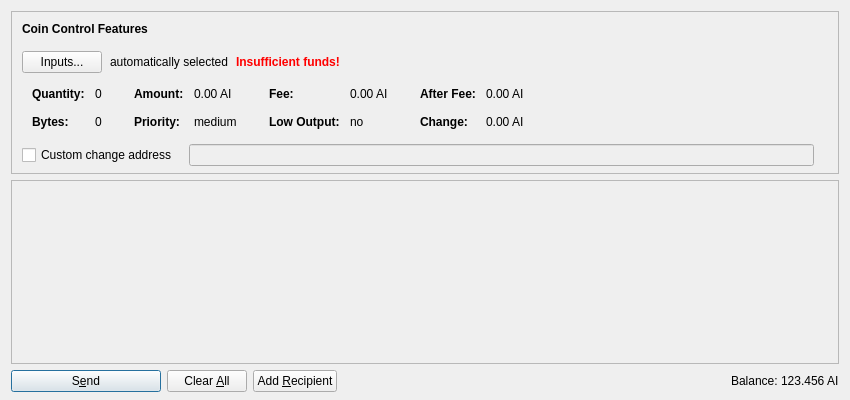
<?xml version="1.0" encoding="UTF-8"?>
<ui version="4.0">
 <class>SendCoinsDialog</class>
 <widget class="QDialog" name="SendCoinsDialog">
  <property name="geometry">
   <rect>
    <x>0</x>
    <y>0</y>
    <width>850</width>
    <height>400</height>
   </rect>
  </property>
  <property name="windowTitle">
   <string>Send Coins</string>
  </property>
  <layout class="QVBoxLayout" name="verticalLayout" stretch="0,1,0">
   <property name="bottomMargin">
    <number>8</number>
   </property>
   <item>
    <widget class="QFrame" name="frameCoinControl">
     <property name="sizePolicy">
      <sizepolicy hsizetype="Expanding" vsizetype="Expanding">
       <horstretch>0</horstretch>
       <verstretch>0</verstretch>
      </sizepolicy>
     </property>
     <property name="maximumSize">
      <size>
       <width>16777215</width>
       <height>16777215</height>
      </size>
     </property>
     <property name="frameShape">
      <enum>QFrame::StyledPanel</enum>
     </property>
     <property name="frameShadow">
      <enum>QFrame::Sunken</enum>
     </property>
     <layout class="QVBoxLayout" name="verticalLayoutCoinControl2">
      <property name="spacing">
       <number>0</number>
      </property>
      <property name="leftMargin">
       <number>0</number>
      </property>
      <property name="topMargin">
       <number>0</number>
      </property>
      <property name="rightMargin">
       <number>0</number>
      </property>
      <property name="bottomMargin">
       <number>6</number>
      </property>
      <item>
       <layout class="QVBoxLayout" name="verticalLayoutCoinControl" stretch="0,0,0,0,1">
        <property name="spacing">
         <number>0</number>
        </property>
        <property name="leftMargin">
         <number>10</number>
        </property>
        <property name="topMargin">
         <number>10</number>
        </property>
        <item>
         <layout class="QHBoxLayout" name="horizontalLayoutCoinControl1">
          <property name="bottomMargin">
           <number>15</number>
          </property>
          <item>
           <widget class="QLabel" name="labelCoinControlFeatures">
            <property name="sizePolicy">
             <sizepolicy hsizetype="Preferred" vsizetype="Maximum">
              <horstretch>0</horstretch>
              <verstretch>0</verstretch>
             </sizepolicy>
            </property>
            <property name="font">
             <font>
              <weight>75</weight>
              <bold>true</bold>
             </font>
            </property>
            <property name="styleSheet">
             <string notr="true">font-weight:bold;</string>
            </property>
            <property name="text">
             <string>Coin Control Features</string>
            </property>
           </widget>
          </item>
         </layout>
        </item>
        <item>
         <layout class="QHBoxLayout" name="horizontalLayoutCoinControl2" stretch="0,0,0,0">
          <property name="spacing">
           <number>8</number>
          </property>
          <property name="bottomMargin">
           <number>10</number>
          </property>
          <item>
           <widget class="QPushButton" name="pushButtonCoinControl">
            <property name="styleSheet">
             <string notr="true"/>
            </property>
            <property name="text">
             <string>Inputs...</string>
            </property>
           </widget>
          </item>
          <item>
           <widget class="QLabel" name="labelCoinControlAutomaticallySelected">
            <property name="text">
             <string>automatically selected</string>
            </property>
            <property name="margin">
             <number>5</number>
            </property>
           </widget>
          </item>
          <item>
           <widget class="QLabel" name="labelCoinControlInsuffFunds">
            <property name="font">
             <font>
              <weight>75</weight>
              <bold>true</bold>
             </font>
            </property>
            <property name="styleSheet">
             <string notr="true">color:red;font-weight:bold;</string>
            </property>
            <property name="text">
             <string>Insufficient funds!</string>
            </property>
            <property name="margin">
             <number>5</number>
            </property>
           </widget>
          </item>
          <item>
           <spacer name="horizontalSpacerCoinControl">
            <property name="orientation">
             <enum>Qt::Horizontal</enum>
            </property>
            <property name="sizeHint" stdset="0">
             <size>
              <width>40</width>
              <height>1</height>
             </size>
            </property>
           </spacer>
          </item>
         </layout>
        </item>
        <item>
         <widget class="QWidget" name="widgetCoinControl" native="true">
          <property name="sizePolicy">
           <sizepolicy hsizetype="Preferred" vsizetype="Preferred">
            <horstretch>0</horstretch>
            <verstretch>0</verstretch>
           </sizepolicy>
          </property>
          <property name="minimumSize">
           <size>
            <width>0</width>
            <height>0</height>
           </size>
          </property>
          <property name="styleSheet">
           <string notr="true"/>
          </property>
          <layout class="QHBoxLayout" name="horizontalLayoutCoinControl5">
           <property name="leftMargin">
            <number>0</number>
           </property>
           <property name="topMargin">
            <number>0</number>
           </property>
           <property name="rightMargin">
            <number>0</number>
           </property>
           <property name="bottomMargin">
            <number>0</number>
           </property>
           <item>
            <layout class="QHBoxLayout" name="horizontalLayoutCoinControl3" stretch="0,0,0,1">
             <property name="spacing">
              <number>20</number>
             </property>
             <property name="topMargin">
              <number>0</number>
             </property>
             <property name="bottomMargin">
              <number>10</number>
             </property>
             <item>
              <layout class="QFormLayout" name="formLayoutCoinControl1">
               <property name="horizontalSpacing">
                <number>10</number>
               </property>
               <property name="verticalSpacing">
                <number>14</number>
               </property>
               <property name="leftMargin">
                <number>10</number>
               </property>
               <property name="topMargin">
                <number>4</number>
               </property>
               <property name="rightMargin">
                <number>6</number>
               </property>
               <item row="0" column="0">
                <widget class="QLabel" name="labelCoinControlQuantityText">
                 <property name="font">
                  <font>
                   <weight>75</weight>
                   <bold>true</bold>
                  </font>
                 </property>
                 <property name="text">
                  <string>Quantity:</string>
                 </property>
                 <property name="margin">
                  <number>0</number>
                 </property>
                </widget>
               </item>
               <item row="0" column="1">
                <widget class="QLabel" name="labelCoinControlQuantity">
                 <property name="cursor">
                  <cursorShape>IBeamCursor</cursorShape>
                 </property>
                 <property name="contextMenuPolicy">
                  <enum>Qt::ActionsContextMenu</enum>
                 </property>
                 <property name="text">
                  <string notr="true">0</string>
                 </property>
                 <property name="margin">
                  <number>0</number>
                 </property>
                 <property name="textInteractionFlags">
                  <set>Qt::LinksAccessibleByMouse|Qt::TextSelectableByKeyboard|Qt::TextSelectableByMouse</set>
                 </property>
                </widget>
               </item>
               <item row="1" column="0">
                <widget class="QLabel" name="labelCoinControlBytesText">
                 <property name="font">
                  <font>
                   <weight>75</weight>
                   <bold>true</bold>
                  </font>
                 </property>
                 <property name="text">
                  <string>Bytes:</string>
                 </property>
                </widget>
               </item>
               <item row="1" column="1">
                <widget class="QLabel" name="labelCoinControlBytes">
                 <property name="cursor">
                  <cursorShape>IBeamCursor</cursorShape>
                 </property>
                 <property name="contextMenuPolicy">
                  <enum>Qt::ActionsContextMenu</enum>
                 </property>
                 <property name="text">
                  <string notr="true">0</string>
                 </property>
                 <property name="textInteractionFlags">
                  <set>Qt::LinksAccessibleByMouse|Qt::TextSelectableByKeyboard|Qt::TextSelectableByMouse</set>
                 </property>
                </widget>
               </item>
              </layout>
             </item>
             <item>
              <layout class="QFormLayout" name="formLayoutCoinControl2">
               <property name="horizontalSpacing">
                <number>10</number>
               </property>
               <property name="verticalSpacing">
                <number>14</number>
               </property>
               <property name="leftMargin">
                <number>6</number>
               </property>
               <property name="topMargin">
                <number>4</number>
               </property>
               <property name="rightMargin">
                <number>6</number>
               </property>
               <item row="0" column="0">
                <widget class="QLabel" name="labelCoinControlAmountText">
                 <property name="font">
                  <font>
                   <weight>75</weight>
                   <bold>true</bold>
                  </font>
                 </property>
                 <property name="text">
                  <string>Amount:</string>
                 </property>
                 <property name="margin">
                  <number>0</number>
                 </property>
                </widget>
               </item>
               <item row="0" column="1">
                <widget class="QLabel" name="labelCoinControlAmount">
                 <property name="cursor">
                  <cursorShape>IBeamCursor</cursorShape>
                 </property>
                 <property name="contextMenuPolicy">
                  <enum>Qt::ActionsContextMenu</enum>
                 </property>
                 <property name="text">
                  <string notr="true">0.00 AI</string>
                 </property>
                 <property name="textInteractionFlags">
                  <set>Qt::LinksAccessibleByMouse|Qt::TextSelectableByKeyboard|Qt::TextSelectableByMouse</set>
                 </property>
                </widget>
               </item>
               <item row="1" column="0">
                <widget class="QLabel" name="labelCoinControlPriorityText">
                 <property name="font">
                  <font>
                   <weight>75</weight>
                   <bold>true</bold>
                  </font>
                 </property>
                 <property name="text">
                  <string>Priority:</string>
                 </property>
                </widget>
               </item>
               <item row="1" column="1">
                <widget class="QLabel" name="labelCoinControlPriority">
                 <property name="cursor">
                  <cursorShape>IBeamCursor</cursorShape>
                 </property>
                 <property name="contextMenuPolicy">
                  <enum>Qt::ActionsContextMenu</enum>
                 </property>
                 <property name="text">
                  <string notr="true">medium</string>
                 </property>
                 <property name="textInteractionFlags">
                  <set>Qt::LinksAccessibleByMouse|Qt::TextSelectableByKeyboard|Qt::TextSelectableByMouse</set>
                 </property>
                </widget>
               </item>
              </layout>
             </item>
             <item>
              <layout class="QFormLayout" name="formLayoutCoinControl3">
               <property name="horizontalSpacing">
                <number>10</number>
               </property>
               <property name="verticalSpacing">
                <number>14</number>
               </property>
               <property name="leftMargin">
                <number>6</number>
               </property>
               <property name="topMargin">
                <number>4</number>
               </property>
               <property name="rightMargin">
                <number>6</number>
               </property>
               <item row="0" column="0">
                <widget class="QLabel" name="labelCoinControlFeeText">
                 <property name="font">
                  <font>
                   <weight>75</weight>
                   <bold>true</bold>
                  </font>
                 </property>
                 <property name="text">
                  <string>Fee:</string>
                 </property>
                 <property name="margin">
                  <number>0</number>
                 </property>
                </widget>
               </item>
               <item row="0" column="1">
                <widget class="QLabel" name="labelCoinControlFee">
                 <property name="cursor">
                  <cursorShape>IBeamCursor</cursorShape>
                 </property>
                 <property name="contextMenuPolicy">
                  <enum>Qt::ActionsContextMenu</enum>
                 </property>
                 <property name="text">
                  <string notr="true">0.00 AI</string>
                 </property>
                 <property name="textInteractionFlags">
                  <set>Qt::LinksAccessibleByMouse|Qt::TextSelectableByKeyboard|Qt::TextSelectableByMouse</set>
                 </property>
                </widget>
               </item>
               <item row="1" column="0">
                <widget class="QLabel" name="labelCoinControlLowOutputText">
                 <property name="font">
                  <font>
                   <weight>75</weight>
                   <bold>true</bold>
                  </font>
                 </property>
                 <property name="text">
                  <string>Low Output:</string>
                 </property>
                </widget>
               </item>
               <item row="1" column="1">
                <widget class="QLabel" name="labelCoinControlLowOutput">
                 <property name="cursor">
                  <cursorShape>IBeamCursor</cursorShape>
                 </property>
                 <property name="contextMenuPolicy">
                  <enum>Qt::ActionsContextMenu</enum>
                 </property>
                 <property name="text">
                  <string notr="true">no</string>
                 </property>
                 <property name="textInteractionFlags">
                  <set>Qt::LinksAccessibleByMouse|Qt::TextSelectableByKeyboard|Qt::TextSelectableByMouse</set>
                 </property>
                </widget>
               </item>
              </layout>
             </item>
             <item>
              <layout class="QFormLayout" name="formLayoutCoinControl4">
               <property name="horizontalSpacing">
                <number>10</number>
               </property>
               <property name="verticalSpacing">
                <number>14</number>
               </property>
               <property name="leftMargin">
                <number>6</number>
               </property>
               <property name="topMargin">
                <number>4</number>
               </property>
               <property name="rightMargin">
                <number>6</number>
               </property>
               <item row="0" column="0">
                <widget class="QLabel" name="labelCoinControlAfterFeeText">
                 <property name="font">
                  <font>
                   <weight>75</weight>
                   <bold>true</bold>
                  </font>
                 </property>
                 <property name="text">
                  <string>After Fee:</string>
                 </property>
                 <property name="margin">
                  <number>0</number>
                 </property>
                </widget>
               </item>
               <item row="0" column="1">
                <widget class="QLabel" name="labelCoinControlAfterFee">
                 <property name="cursor">
                  <cursorShape>IBeamCursor</cursorShape>
                 </property>
                 <property name="contextMenuPolicy">
                  <enum>Qt::ActionsContextMenu</enum>
                 </property>
                 <property name="text">
                  <string notr="true">0.00 AI</string>
                 </property>
                 <property name="textInteractionFlags">
                  <set>Qt::LinksAccessibleByMouse|Qt::TextSelectableByKeyboard|Qt::TextSelectableByMouse</set>
                 </property>
                </widget>
               </item>
               <item row="1" column="0">
                <widget class="QLabel" name="labelCoinControlChangeText">
                 <property name="font">
                  <font>
                   <weight>75</weight>
                   <bold>true</bold>
                  </font>
                 </property>
                 <property name="text">
                  <string>Change:</string>
                 </property>
                </widget>
               </item>
               <item row="1" column="1">
                <widget class="QLabel" name="labelCoinControlChange">
                 <property name="cursor">
                  <cursorShape>IBeamCursor</cursorShape>
                 </property>
                 <property name="contextMenuPolicy">
                  <enum>Qt::ActionsContextMenu</enum>
                 </property>
                 <property name="text">
                  <string notr="true">0.00 AI</string>
                 </property>
                 <property name="textInteractionFlags">
                  <set>Qt::LinksAccessibleByMouse|Qt::TextSelectableByKeyboard|Qt::TextSelectableByMouse</set>
                 </property>
                </widget>
               </item>
              </layout>
             </item>
            </layout>
           </item>
          </layout>
         </widget>
        </item>
        <item>
         <layout class="QHBoxLayout" name="horizontalLayoutCoinControl4" stretch="0,0,0">
          <property name="spacing">
           <number>12</number>
          </property>
          <property name="sizeConstraint">
           <enum>QLayout::SetDefaultConstraint</enum>
          </property>
          <property name="topMargin">
           <number>5</number>
          </property>
          <property name="rightMargin">
           <number>5</number>
          </property>
          <item>
           <widget class="QCheckBox" name="checkBoxCoinControlChange">
            <property name="toolTip">
             <string>If this is activated, but the change address is empty or invalid, change will be sent to a newly generated address.</string>
            </property>
            <property name="text">
             <string>Custom change address</string>
            </property>
           </widget>
          </item>
          <item>
           <widget class="QValidatedLineEdit" name="lineEditCoinControlChange">
            <property name="enabled">
             <bool>false</bool>
            </property>
            <property name="sizePolicy">
             <sizepolicy hsizetype="Expanding" vsizetype="Fixed">
              <horstretch>0</horstretch>
              <verstretch>0</verstretch>
             </sizepolicy>
            </property>
           </widget>
          </item>
          <item>
           <widget class="QLabel" name="labelCoinControlChangeLabel">
            <property name="sizePolicy">
             <sizepolicy hsizetype="Preferred" vsizetype="Expanding">
              <horstretch>0</horstretch>
              <verstretch>0</verstretch>
             </sizepolicy>
            </property>
            <property name="minimumSize">
             <size>
              <width>0</width>
              <height>0</height>
             </size>
            </property>
            <property name="text">
             <string/>
            </property>
            <property name="margin">
             <number>3</number>
            </property>
           </widget>
          </item>
         </layout>
        </item>
        <item>
         <spacer name="verticalSpacerCoinControl">
          <property name="orientation">
           <enum>Qt::Vertical</enum>
          </property>
          <property name="sizeHint" stdset="0">
           <size>
            <width>800</width>
            <height>1</height>
           </size>
          </property>
         </spacer>
        </item>
       </layout>
      </item>
     </layout>
    </widget>
   </item>
   <item>
    <widget class="QScrollArea" name="scrollArea">
     <property name="widgetResizable">
      <bool>true</bool>
     </property>
     <widget class="QWidget" name="scrollAreaWidgetContents">
      <property name="geometry">
       <rect>
        <x>0</x>
        <y>0</y>
        <width>830</width>
        <height>178</height>
       </rect>
      </property>
      <layout class="QVBoxLayout" name="verticalLayout_2" stretch="0,1">
       <property name="leftMargin">
        <number>0</number>
       </property>
       <property name="topMargin">
        <number>0</number>
       </property>
       <property name="rightMargin">
        <number>0</number>
       </property>
       <property name="bottomMargin">
        <number>0</number>
       </property>
       <item>
        <layout class="QVBoxLayout" name="entries">
         <property name="spacing">
          <number>6</number>
         </property>
        </layout>
       </item>
       <item>
        <spacer name="verticalSpacer">
         <property name="orientation">
          <enum>Qt::Vertical</enum>
         </property>
         <property name="sizeHint" stdset="0">
          <size>
           <width>20</width>
           <height>40</height>
          </size>
         </property>
        </spacer>
       </item>
      </layout>
     </widget>
    </widget>
   </item>
   <item>
    <layout class="QHBoxLayout" name="horizontalLayout">
     <item>
      <widget class="QPushButton" name="sendButton">
       <property name="minimumSize">
        <size>
         <width>150</width>
         <height>0</height>
        </size>
       </property>
       <property name="toolTip">
        <string>Confirm the send action</string>
       </property>
       <property name="text">
        <string>S&amp;end</string>
       </property>
       <property name="icon">
        <iconset resource="../starwels.qrc">
         <normaloff>:/icons/send</normaloff>:/icons/send</iconset>
       </property>
       <property name="default">
        <bool>true</bool>
       </property>
      </widget>
     </item>
     <item>
      <widget class="QPushButton" name="clearButton">
       <property name="sizePolicy">
        <sizepolicy hsizetype="Minimum" vsizetype="Fixed">
         <horstretch>0</horstretch>
         <verstretch>0</verstretch>
        </sizepolicy>
       </property>
       <property name="toolTip">
        <string>Clear all fields of the form.</string>
       </property>
       <property name="text">
        <string>Clear &amp;All</string>
       </property>
       <property name="icon">
        <iconset resource="../starwels.qrc">
         <normaloff>:/icons/remove</normaloff>:/icons/remove</iconset>
       </property>
       <property name="autoRepeatDelay">
        <number>300</number>
       </property>
       <property name="autoDefault">
        <bool>false</bool>
       </property>
      </widget>
     </item>
     <item>
      <widget class="QPushButton" name="addButton">
       <property name="toolTip">
        <string>Send to multiple recipients at once</string>
       </property>
       <property name="text">
        <string>Add &amp;Recipient</string>
       </property>
       <property name="icon">
        <iconset resource="../starwels.qrc">
         <normaloff>:/icons/add</normaloff>:/icons/add</iconset>
       </property>
       <property name="autoDefault">
        <bool>false</bool>
       </property>
      </widget>
     </item>
     <item>
      <spacer name="horizontalSpacer">
       <property name="orientation">
        <enum>Qt::Horizontal</enum>
       </property>
       <property name="sizeHint" stdset="0">
        <size>
         <width>40</width>
         <height>20</height>
        </size>
       </property>
      </spacer>
     </item>
     <item>
      <layout class="QHBoxLayout" name="horizontalLayout_2">
       <property name="spacing">
        <number>3</number>
       </property>
       <item>
        <widget class="QLabel" name="label">
         <property name="sizePolicy">
          <sizepolicy hsizetype="Preferred" vsizetype="Fixed">
           <horstretch>0</horstretch>
           <verstretch>0</verstretch>
          </sizepolicy>
         </property>
         <property name="text">
          <string>Balance:</string>
         </property>
        </widget>
       </item>
       <item>
        <widget class="QLabel" name="labelBalance">
         <property name="sizePolicy">
          <sizepolicy hsizetype="Preferred" vsizetype="Fixed">
           <horstretch>0</horstretch>
           <verstretch>0</verstretch>
          </sizepolicy>
         </property>
         <property name="cursor">
          <cursorShape>IBeamCursor</cursorShape>
         </property>
         <property name="text">
          <string notr="true">123.456 AI</string>
         </property>
         <property name="textInteractionFlags">
          <set>Qt::LinksAccessibleByMouse|Qt::TextSelectableByKeyboard|Qt::TextSelectableByMouse</set>
         </property>
        </widget>
       </item>
      </layout>
     </item>
    </layout>
   </item>
  </layout>
 </widget>
 <customwidgets>
  <customwidget>
   <class>QValidatedLineEdit</class>
   <extends>QLineEdit</extends>
   <header>qvalidatedlineedit.h</header>
  </customwidget>
 </customwidgets>
 <resources>
  <include location="../starwels.qrc"/>
 </resources>
 <connections/>
</ui>
